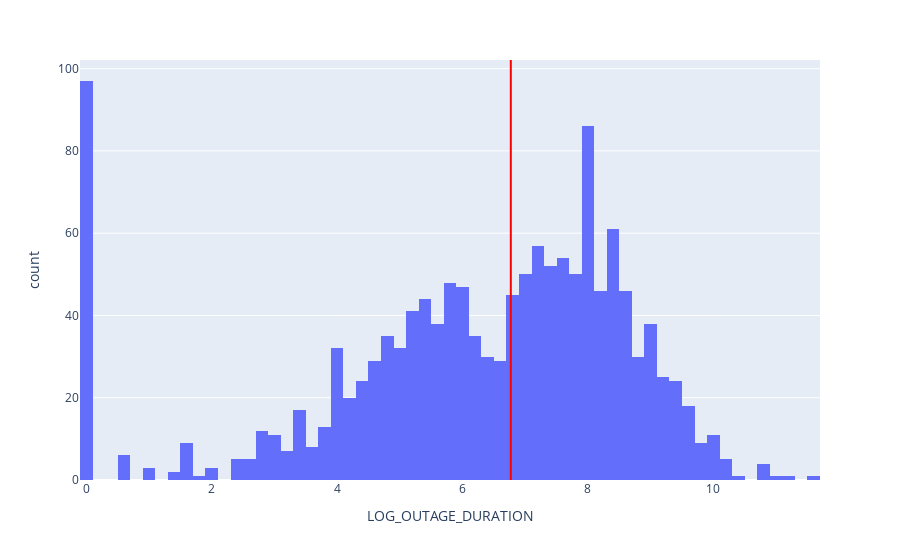

The notebook cell this image was saved under:
### Code cell
MID = extra_features["LOG_OUTAGE_DURATION"].quantile(0.5)
fig = extra_features.plot(x="LOG_OUTAGE_DURATION", kind="hist", nbins=100)
fig.add_vline(MID, line_color="red")

### Figure 1 — Plotly figure (JSON) as saved in the notebook; plotly's stock layout.template omitted (floating-point values rounded to 4 significant figures; data arrays with more than 128 entries replaced by an {"elided": "..."} marker saying what was removed)
{"data": [{"alignmentgroup": "True", "bingroup": "x", "hovertemplate": "LOG_OUTAGE_DURATION=%{x}<br>count=%{y}<extra></extra>", "legendgroup": "", "marker": {"color": "#636efa", "pattern": {"shape": ""}}, "name": "", "nbinsx": 100, "offsetgroup": "", "orientation": "v", "showlegend": false, "type": "histogram", "x": {"elided": "1534 float values"}, "xaxis": "x", "yaxis": "y"}], "layout": {"barmode": "relative", "legend": {"tracegroupgap": 0}, "margin": {"t": 60}, "shapes": [{"line": {"color": "red"}, "type": "line", "x0": 6.77, "x1": 6.77, "xref": "x", "y0": 0, "y1": 1, "yref": "y domain"}], "xaxis": {"anchor": "y", "domain": [0, 1], "title": {"text": "LOG_OUTAGE_DURATION"}}, "yaxis": {"anchor": "x", "domain": [0, 1], "title": {"text": "count"}}}}
